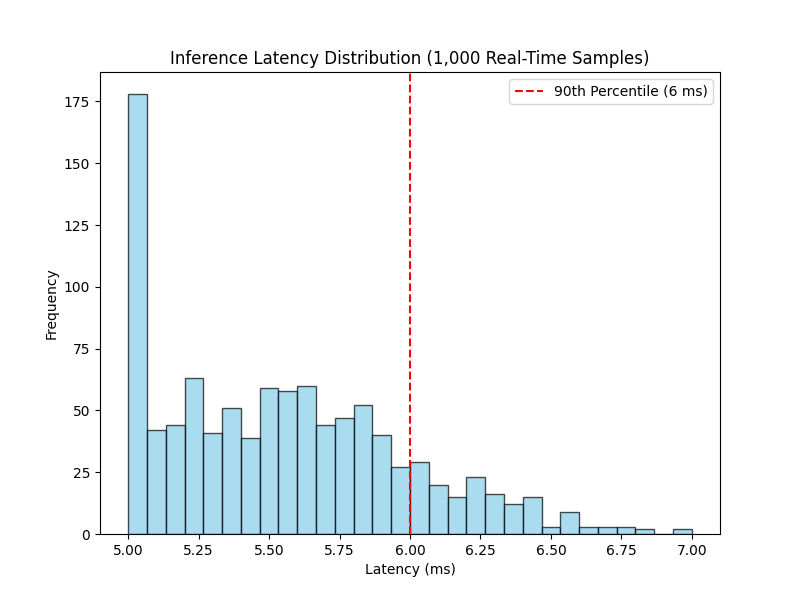

Generate this figure with Python:
import numpy as np
import matplotlib.pyplot as plt

# Simulate latency data: 1,000 samples, mostly 5–6 ms, max 7 ms
np.random.seed(42)
latency_data = np.random.normal(loc=5.5, scale=0.5, size=1000)  # Mean 5.5 ms, std 0.5 ms
latency_data = np.clip(latency_data, 5.0, 7.0)  # Clip to 5–7 ms range

# Plot histogram
plt.figure(figsize=(8, 6))
plt.hist(latency_data, bins=30, color='skyblue', edgecolor='black', alpha=0.7)
plt.axvline(x=6.0, color='red', linestyle='--', label='90th Percentile (6 ms)')
plt.xlabel('Latency (ms)')
plt.ylabel('Frequency')
plt.title('Inference Latency Distribution (1,000 Real-Time Samples)')
plt.legend()
plt.savefig('latency_graph.png')
plt.close()